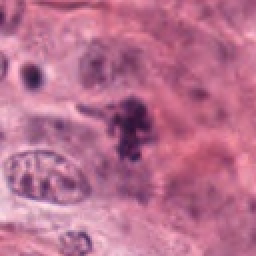
#> input picture Data_CMC_COADEL_1/train/Mitosis/14441.jpg, 128 x 128 px, found by its file name (shown 2 times larger); its folder holds 4 pictures in this run
$ jupyter execute --allow-errors pca_clustering_patch_gray.ipynb
#> lines starting #> are read from the running program, lines starting #| are printed output that depends on the picture
[cell 1]
from clustimage import Clustimage
import random
import os
import cv2
from pathlib import Path
import shutil

#> (a cell that did not finish here is left out)

[cell 3]
path = 'Data_CMC_MEL_patch_gray_1/train/Mitosis/'

[cell 4]
files=os.listdir(path)
pics=random.choices(files, k=1000)
#os.mkdir('clustimage')

[cell 5]
os.mkdir('gray_images')

[cell 6]
#print(pics)
for x in pics:
    img = cv2.imread(path+x)
#> img is the input picture: shape (128, 128, 3); mean B, G, R 143.6, 111, 185.8
    gray = cv2.cvtColor(img, cv2.COLOR_BGR2GRAY)
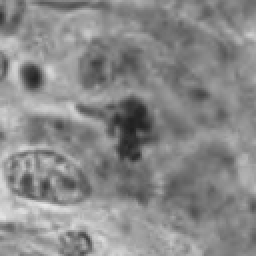
#> gray: shape (128, 128) (shown 2 times larger); min 32, max 232, mean 137.1
#> pass 3 of the loop `for x in pics:`:
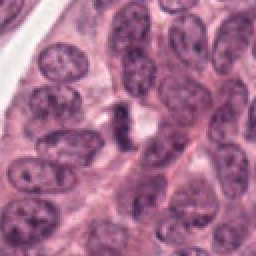
#> input picture Data_CMC_COADEL_1/train/Mitosis/12670.jpg, 128 x 128 px, found by its file name (shown 2 times larger)
#> img is the input picture: shape (128, 128, 3); mean B, G, R 143.1, 108.6, 166.1
#> `gray = cv2.cvtColor(img, cv2.COLOR_BGR2GRAY)`:
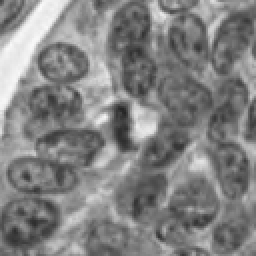
#> gray: shape (128, 128) (shown 2 times larger); min 36, max 251, mean 129.7
    cv2.imwrite('gray_images/'+x, gray)
